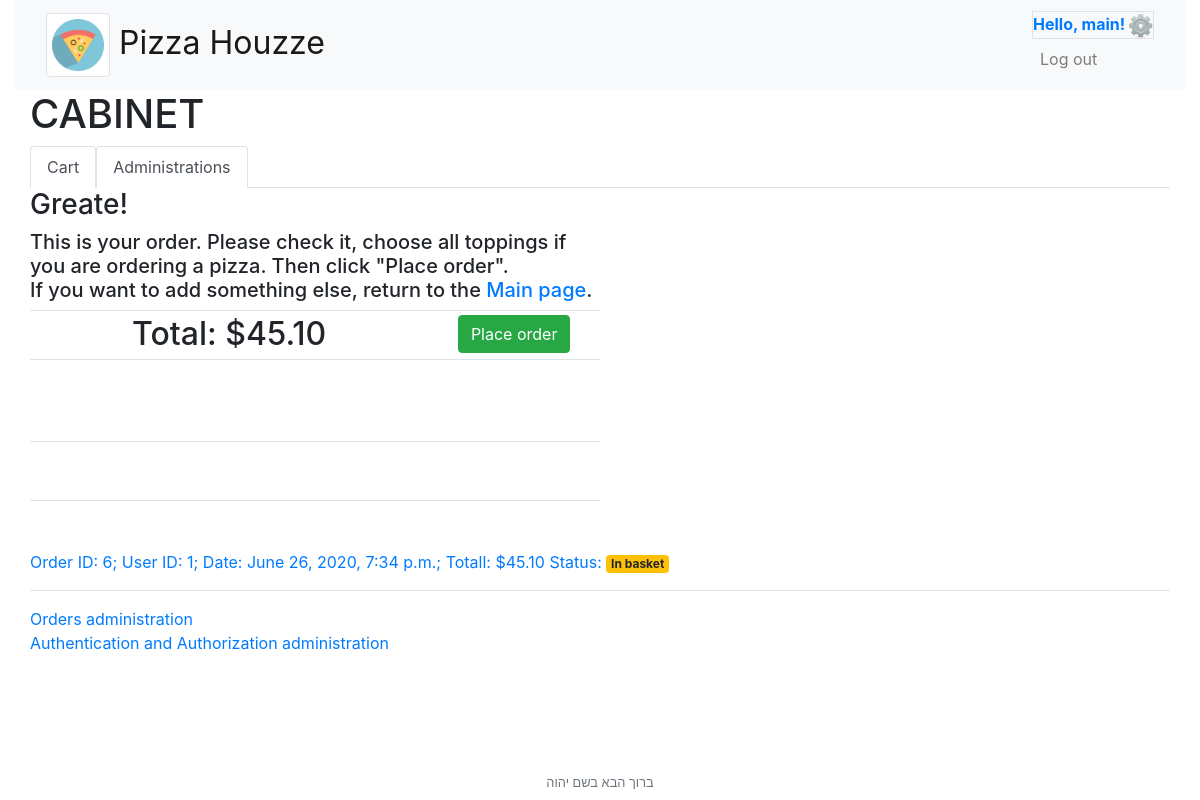
The app's page /cabinet (signed in), older data.
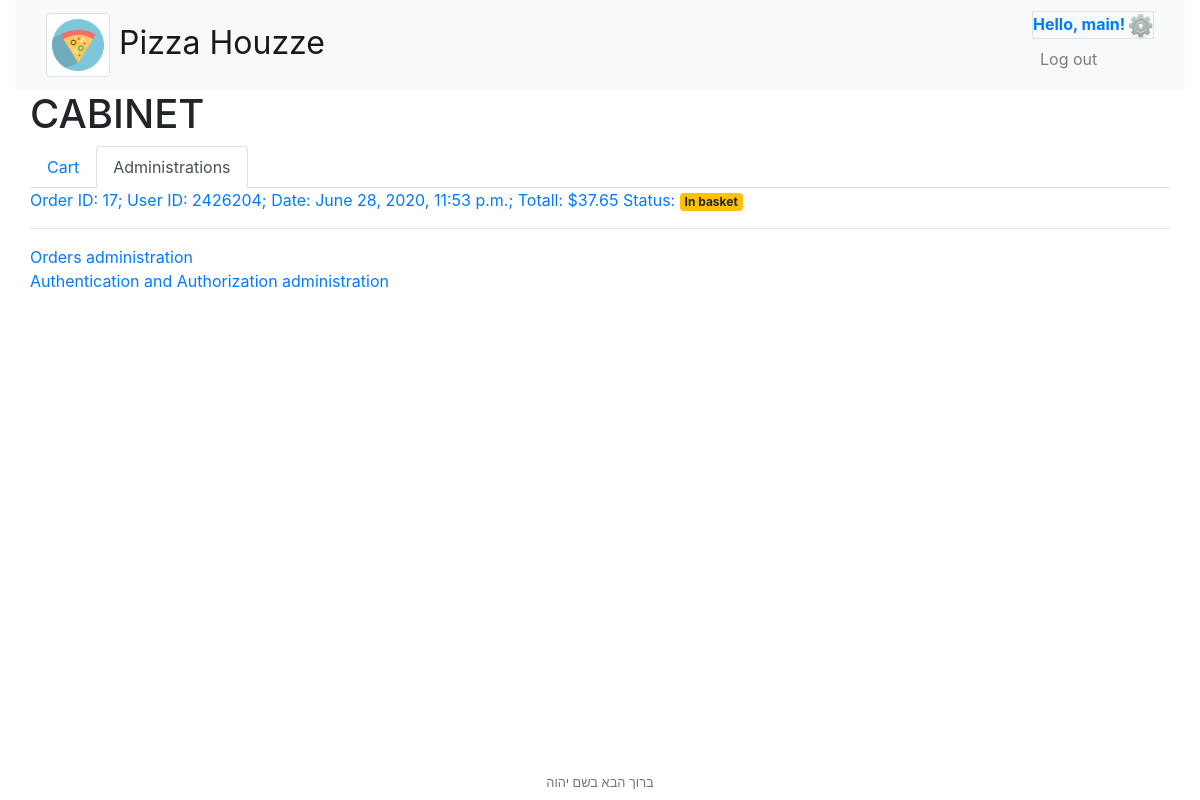
The same page, newer data.
### orders/models.py (models this page shows, shortened)
class Order(models.Model):
    user_id = models.CharField(max_length=64)
    order_date = models.DateTimeField(default=timezone.now, blank=True)
    order_status = models.ForeignKey(OrderStatus, on_delete=models.CASCADE, related_name="order_s", default=1)
    orderitem = models.ManyToManyField(OrderItem,  blank=True, related_name="items")
    total = models.DecimalField(max_digits=6, decimal_places=2, default=0.00)

class OrderStatus(models.Model):
    orderType = models.CharField(max_length=64)
    def __str__(self):
        return f"{self.orderType}"

### orders/views.py (the view)
# urls.py: path("cabinet", views.cabinet_view, name="cabinet"),
def cabinet_view(request):
    if not request.user.is_authenticated:
        return HttpResponseRedirect(reverse("index"))
    else:
        context = {
            "user"              : request.user,
            "pizza_toppings"    : Topping.objects.filter(itemtype__name='Toppings (pizza)').values("pk", "itemtype__name", "name", "price").order_by('name'),
            "subs_toppings"     : Topping.objects.filter(itemtype__name='Extra for subs').values("pk", "itemtype__name", "name", "price"),
            "steak_and_cheese"  : Topping.objects.filter(itemtype__name__in=['Extra for subs','Extra for Steak + Cheese']).values("pk", "itemtype__name", "name", "price").order_by('name')
        }
        all_orders = get_order(request, 'show', 'all', 'nill')
        context['all_orders'] = all_orders
        basket = get_order(request, 'show', 'basket', 'nill')
        if basket != 'nill':
            context['basket'] = basket
            context['current_order_list'] =  OrderItem.objects.filter(order_id=basket)
        if request.user.is_staff:
            all_users_orders = Order.objects.all()
            context['all_users_orders'] = all_users_orders
        return render(request, "orders/cabinet.html", context)

### orders/models.py (called while the page is built)
    @property
    def totall_price(self):
        if self.topping.aggregate(total = models.Sum('price'))['total'] != None:
            return self.itemPrice + self.topping.aggregate(total = models.Sum('price'))['total']
        else:
            return self.itemPrice

### orders/views.py (called while the page is built)
def get_order(request, address, type, id):
    user_for_order = request.session['user_id']
    if address == "show":
        if type == "basket":
            try:
                order_record = Order.objects.get(user_id=user_for_order, order_status__orderType='In basket')
            except:
                order_record = 'nill'
        if type == "all":
            order_record = Order.objects.filter(user_id=user_for_order)
        if type == "one":
            order_record = Order.objects.get(pk=id)
    if address == "add" and type == "basket":
        order_record, created = Order.objects.filter(user_id=user_for_order).get_or_create(user_id=user_for_order, order_status__orderType='In basket')
        if 'order_id' not in request.session:
            request.session['order_id'] = order_record.pk
    return order_record

### orders/templates/orders/cabinet.html (shortened to what this page needs)
{% extends "orders/base.html" %}
{% load toppings_info %}
{% block main %}
<main class="container-fluid">
  <h1>CABINET</h1>
<ul class="nav nav-tabs" id="cabinet_tabs" role="tablist">
  <li class="nav-item" role="presentation">
    <a class="nav-link {% if basket %}show active{% endif%}" id="cart_tab" data-toggle="tab" href="#cart" role="tab">Cart</a>
  </li>
  {% if user.is_staff %}
  <li class="nav-item" role="presentation">
    <a class="nav-link show active" id="admin-tab" data-toggle="tab" href="#admin" role="tab">Administrations</a>
  </li>
  {% endif %}
</ul>
<div class="tab-content" id="myTabContent">
  <div class="tab-pane fade {% if basket %}show active{% endif%}" id="cart" role="tabpanel">
{% if basket %}
{% if basket.total %}
<h3>Greate!</h3>
<h5 class="w-50">This is your order. Please check it, choose all toppings if you are ordering a pizza. Then click "Place order".<br />
If you want to add something else, return to the <a href="/">Main page</a>.</h5>
    <table class="table table-sm w-50" id="order_t">
      <tr class="text-center">
        <th id="total" class="h2" colspan="2">
            Total: ${{ basket.total }}
         </th>
         <th>
           <button type="button" data-order_id="{{order.pk}}" data-user_id="{{user.id}}" id="make_order" name="make_order" class="btn btn-success">Place order</button>
         </th>
      </tr>
    </table>
    {% else %}
      <h4>Hmm... It looks like your cart is empty.<br />
      Let's go to the <a href="/">Main page</a> to choose some nice stuff :)</h4>
    {% endif %}
{% else %}
Your cart is empty
{% endif %}
  </div>
  {% if user.is_staff %}
  <div class="tab-pane fade show active" id="admin" role="tabpanel">
    {% if all_users_orders %}
      {% for order in all_users_orders %}
        <a href="{% url 'order' order.pk %}">Order ID: {{order.pk}}; User ID: {{order.user_id}}; Date: {{order.order_date}}; Totall: ${{order.total}} Status: <span class="badge badge-{% if order.order_status.orderType == "Ready" %}success{% elif order.order_status.orderType == "Placed" %}secondary{% else %}warning{% endif %}">{{order.order_status}}</span></a><br />
      {% endfor %}
    {% else %}
      There is no order yet
    {% endif %}
<hr>
<a href="/admin/orders">Orders administration</a><br />
<a href="/admin/auth/">Authentication and Authorization administration</a><br />
  </div>
  {% endif %}
</div>
</main>
{% endblock %}

Row changes from the older to the newer data that the page shows:
removed Order: total "45.10", pk "6", user_id "1", order_date "June 26, 2020, 7:34 p.m.", order_status "In basket"
added Order: pk "17", user_id "2426204", order_date "June 28, 2020, 11:53 p.m.", total "37.65", order_status "In basket"
Text that changed along with them:
text no longer shown: "Greate! This is your order. Please check it, choose all toppings if you are ordering a pizza. Then click \"Place order\". If you want to add something else, return to the Main page . Total: $ Place order"
